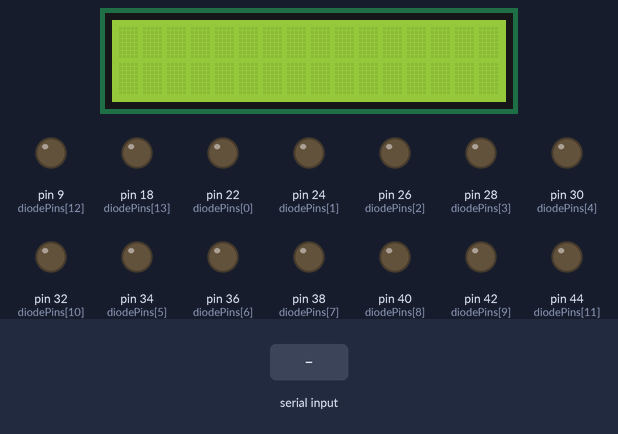
The sketch below on a simulated Arduino Mega 2560, built with avr-gcc and run on an emulated ATmega2560. On the bench: 16×2 character LCD, output pins drawn as LEDs (lit = HIGH). The inputs (shaded band) are chosen by the test bench.

Above: at 1.2 s.
1.3 s: "15\n" received over the second serial link
3.8 s: "13\n" received over the second serial link
At 4.2 s:
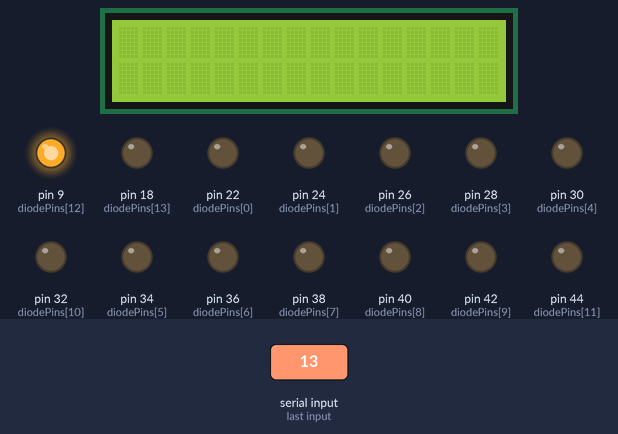
5.3 s: "14\n" received over the second serial link
At 6.5 s:
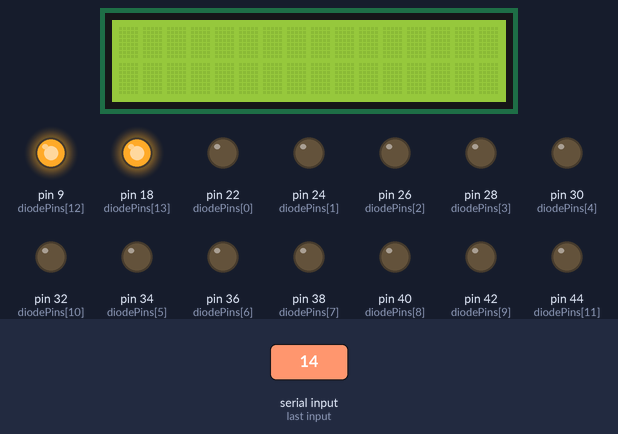
6.8 s: "5\n" received over the second serial link
At 7.7 s:
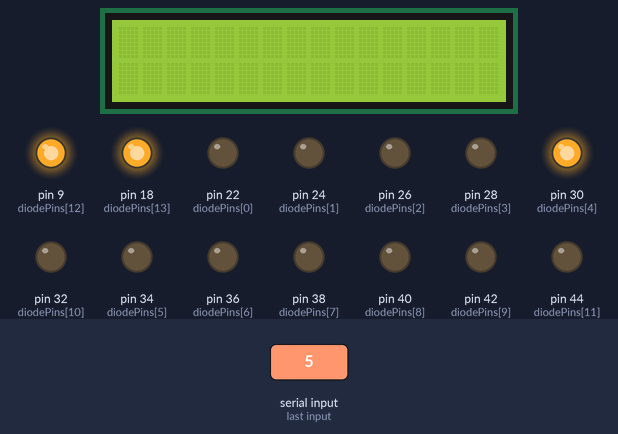
8.3 s: "13\n" received over the second serial link
At 8.8 s:
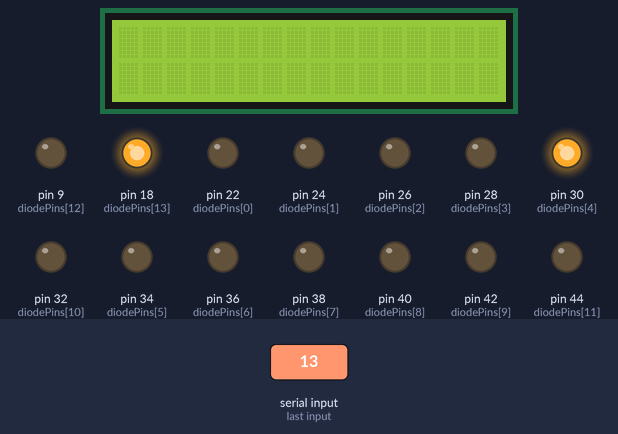
9.8 s: "14\n" received over the second serial link
At 11.2 s:
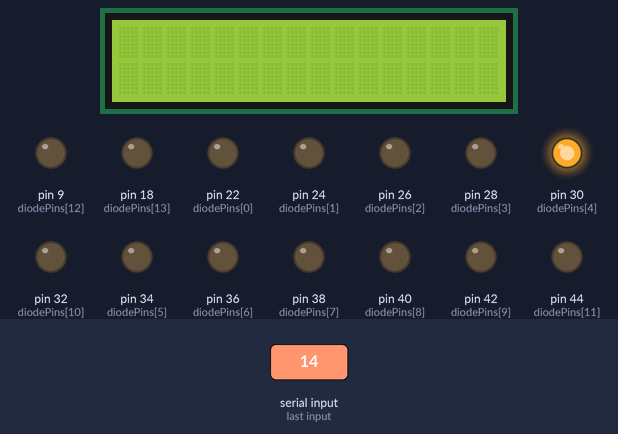
Timing chart, 0 to 12.3 s (numbered marks = the images above; inputs shaded):
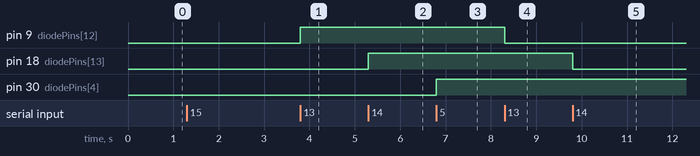

Measured:
- after the input at 3.8 s, pin 9 (diodePins[12]): LOW → HIGH at once
- after the input at 5.3 s, pin 18 (diodePins[13]): LOW → HIGH at once
- after the input at 6.8 s, pin 30 (diodePins[4]): LOW → HIGH at once
- after the input at 8.3 s, pin 9 (diodePins[12]): HIGH → LOW at once
- after the input at 9.8 s, pin 18 (diodePins[13]): HIGH → LOW at once

The sketch:

ar_Project.ino
```cpp
#include <SoftwareSerial.h>
#include <LiquidCrystal_I2C.h>

SoftwareSerial bluetooth(10, 11);  // RX, TX pins for Bluetooth communication
LiquidCrystal_I2C lcd(0x27, 16, 2); // I2C address, number of columns, number of rows for LCD

int diodePins[] = {22, 24, 26, 28, 30, 34, 36, 38, 40, 42, 32, 44, 9, 18};  // Pins for diodes and RGB strips

void setup() {
  for (int i = 0; i < 14; i++) {
    pinMode(diodePins[i], OUTPUT);
  }

  lcd.begin(16, 2);

  bluetooth.begin(9600);
}

void loop() {
  if (bluetooth.available()) {
    int command = bluetooth.parseInt();

    // Check if a diode control command is received
    if (command >= 1 && command <= 12) {
      int diodeIndex = command - 1;
      toggleDiode(diodeIndex);
    }

    // Check if RGB strip 1 control command is received
    else if (command == 13) {
      int stripIndex = 12; // RGB strip number 1
      toggleDiode(stripIndex);
    }

    // Check if RGB strip 2 control command is received
    else if (command == 14) {
      int stripIndex = 13; // RGB strip number 2
      toggleDiode(stripIndex);
    }

    // Check if an LCD text command is received
    else if (command == 15) {
      displayText();
    }
  }
}

void toggleDiode(int index) {
  digitalWrite(diodePins[index], !digitalRead(diodePins[index]));
}

void displayText() {
  lcd.clear();

  String text = bluetooth.readString();
  lcd.print(text);
}
```
